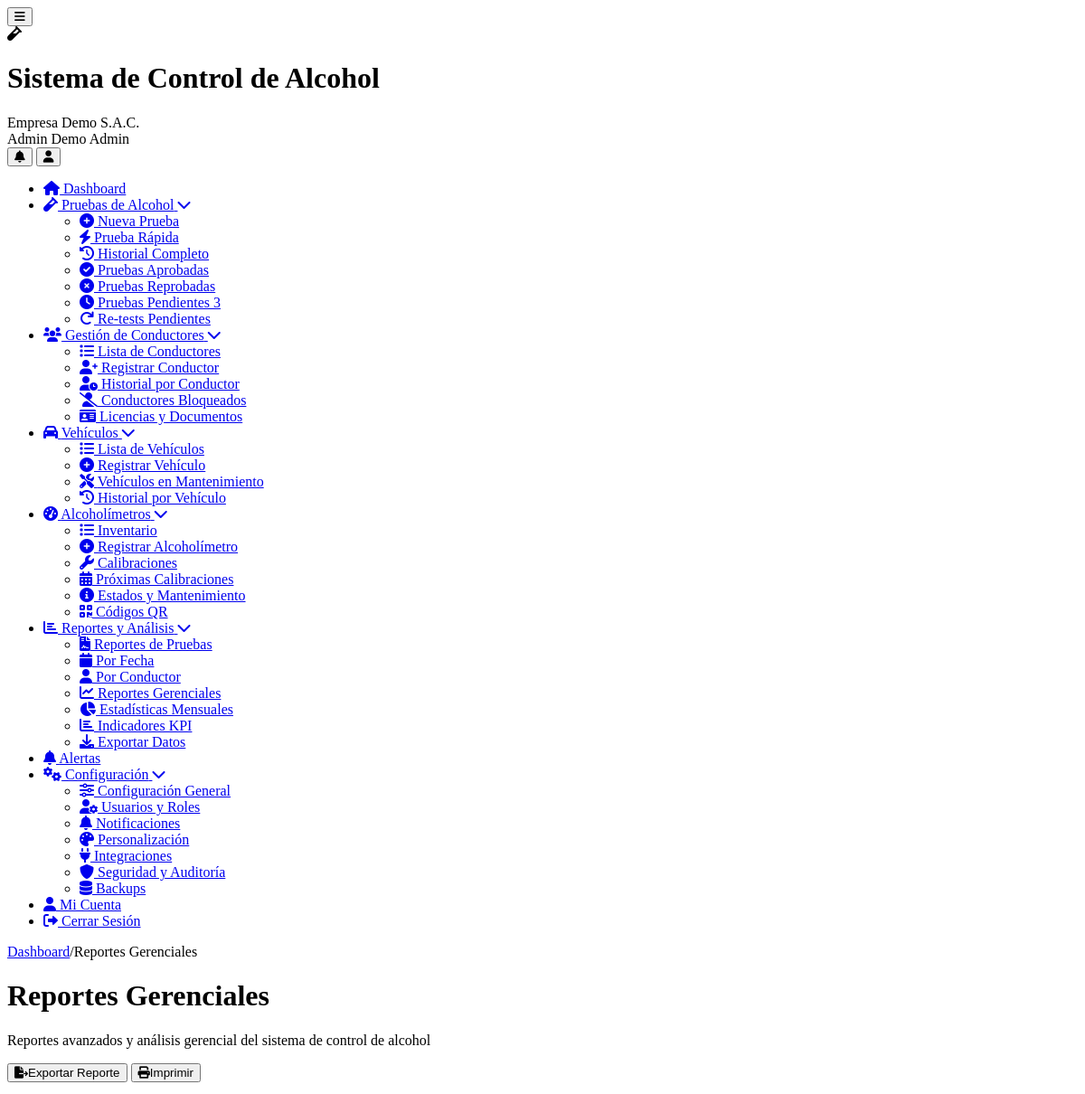
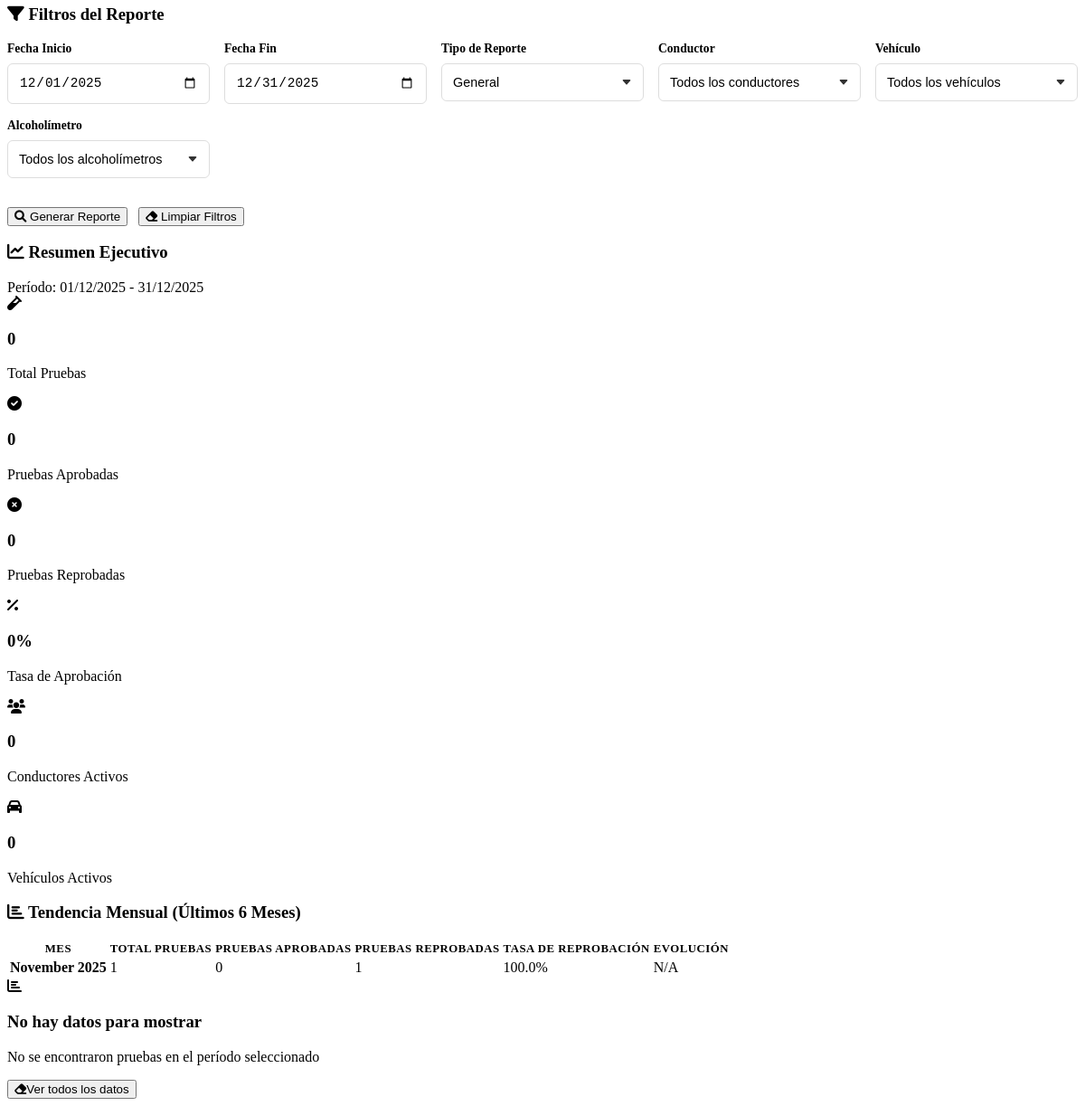
Screenshot of /reportes-gerenciales.php (signed in) with the database file from the repository (2 pictures, top to bottom).
### tables this page shows
CREATE TABLE `usuarios` (
  `id` int(11) NOT NULL,
  `cliente_id` int(11) DEFAULT NULL,
  `nombre` varchar(100) NOT NULL,
  `apellido` varchar(100) DEFAULT NULL,
  `email` varchar(255) NOT NULL,
  `password` varchar(255) NOT NULL,
  `telefono` varchar(20) DEFAULT NULL,
  `dni` varchar(15) DEFAULT NULL,
  `rol` enum('super_admin','admin','supervisor','operador','conductor','auditor') NOT NULL,
  `foto_perfil` varchar(255) DEFAULT NULL,
  `estado` tinyint(1) DEFAULT 1,
  `ultimo_login` timestamp NULL DEFAULT NULL,
  `token_recuperacion` varchar(100) DEFAULT NULL,
  `fecha_expiracion_token` datetime DEFAULT NULL,
  `intentos_login` int(11) DEFAULT 0,
  `bloqueado_hasta` datetime DEFAULT NULL,
  `fecha_creacion` timestamp NULL DEFAULT current_timestamp()
);

CREATE TABLE `clientes` (
  `id` int(11) NOT NULL,
  `nombre_empresa` varchar(255) NOT NULL,
  `ruc` varchar(20) NOT NULL,
  `direccion` text DEFAULT NULL,
  `telefono` varchar(20) DEFAULT NULL,
  `email_contacto` varchar(255) DEFAULT NULL,
  `plan_id` int(11) NOT NULL,
  `logo` varchar(255) DEFAULT NULL,
  `color_primario` varchar(7) DEFAULT '#2196F3',
  `color_secundario` varchar(7) DEFAULT '#1976D2',
  `fecha_registro` timestamp NULL DEFAULT current_timestamp(),
  `fecha_vencimiento` date DEFAULT NULL,
  `estado` enum('activo','inactivo','suspendido','prueba') DEFAULT 'prueba',
  `token_api` varchar(100) DEFAULT NULL,
  `modo_demo` tinyint(1) DEFAULT 1
);

### reportes-gerenciales.php (the view, shortened to what the rows shown need)
<?php
require_once __DIR__ . '/includes/Database.php';
$page_title = 'Reportes Gerenciales';
require_once __DIR__ . '/includes/header.php';
$db = new Database();
$cliente_id = $_SESSION['cliente_id'] ?? 0;
$tendencia_mensual = $db->fetchAll("
    SELECT
        DATE_FORMAT(fecha_prueba, '%Y-%m') as mes,
        COUNT(*) as total_pruebas,
        SUM(CASE WHEN resultado = 'aprobado' THEN 1 ELSE 0 END) as pruebas_aprobadas,
        SUM(CASE WHEN resultado = 'reprobado' THEN 1 ELSE 0 END) as pruebas_reprobadas,
        ROUND((SUM(CASE WHEN resultado = 'reprobado' THEN 1 ELSE 0 END) / COUNT(*)) * 100, 1) as tasa_reprobacion
    FROM pruebas
    WHERE cliente_id = ?
    AND fecha_prueba >= DATE_SUB(NOW(), INTERVAL 6 MONTH)
    GROUP BY DATE_FORMAT(fecha_prueba, '%Y-%m')
    ORDER BY mes DESC
    LIMIT 6
", [$cliente_id]);
?>
<div class="content-body">
    <div class="dashboard-header">
        <div class="welcome-section">
            <h1><?php echo $page_title; ?></h1>
        </div>
    </div>
    <?php if (!empty($tendencia_mensual)): ?>
    <div class="card">
        <div class="card-body">
            <div class="table-responsive">
                <table class="data-table">
                    <thead>
                        <tr>
                            <th>Mes</th>
                            <th>Total Pruebas</th>
                            <th>Pruebas Aprobadas</th>
                            <th>Pruebas Reprobadas</th>
                            <th>Tasa de Reprobación</th>
                            <th>Evolución</th>
                        </tr>
                    </thead>
                </table>
            </div>
        </div>
    </div>
    <?php endif; ?>
</div>
<?php
require_once __DIR__ . '/includes/footer.php';
?>

### includes/header.php (shortened to what the rows shown need)
<?php
$database = new Database();
$user_id = $_SESSION['user_id'] ?? null;
$user_query = $database->fetchOne("
    SELECT u.*, c.nombre_empresa, c.logo, c.color_primario, c.color_secundario, p.nombre_plan
    FROM usuarios u
    LEFT JOIN clientes c ON u.cliente_id = c.id
    LEFT JOIN planes p ON c.plan_id = p.id
    WHERE u.id = ?
", [$user_id]);
?>
<!DOCTYPE html>
<html lang="es">
<head>
	<link rel="stylesheet" href="<?php echo BASE_URL; ?>/assets/css/simple-style.css">
    <link rel="stylesheet" href="<?php echo BASE_URL; ?>/assets/css/responsive.css">
	<link rel="stylesheet" href="<?php echo BASE_URL; ?>/assets/css/dashboard-enhancements.css">
    <link href="https://cdnjs.cloudflare.com/ajax/libs/font-awesome/6.0.0/css/all.min.css" rel="stylesheet">
</head>
<body>
    <div class="app-container">
        <header class="app-header">
            <div class="header-content">
                <div class="brand-section">
                    <div class="brand-text">
                        <h1 class="app-name"><?php echo SITE_NAME; ?></h1>
                        <span class="client-name"><?php echo htmlspecialchars($user_query['nombre_empresa'] ?? 'Empresa'); ?></span>
                    </div>
                </div>
                <div class="user-menu">
                    <div class="user-info">
                        <span class="user-name"><?php echo htmlspecialchars(($user_query['nombre'] ?? 'Usuario') . ' ' . ($user_query['apellido'] ?? 'Sistema')); ?></span>
                        <span class="user-role"><?php echo ucfirst(str_replace('_', ' ', $user_query['rol'] ?? 'usuario')); ?></span>
                    </div>
                </div>
            </div>
        </header>
        <div class="main-content">
            <main class="content-area">
                <div class="content-body">

### rows the page displays
usuarios: cliente.nombre_empresa "Empresa Demo S.A.C.", nombre+apellido "Admin Demo", rol "Admin"

### other values shown
SITE_NAME "Sistema de Control de Alcohol"
$crumb "Dashboard"
$crumb "Reportes Gerenciales"
$page_title "Reportes Gerenciales"
$estadisticas_generales['total_pruebas'] "0"
$estadisticas_generales['pruebas_aprobadas'] "0"
$estadisticas_generales['pruebas_reprobadas'] "0"
$tasa_aprobacion "0"
$estadisticas_generales['conductores_activos'] "0"
$estadisticas_generales['vehiculos_activos'] "0"
$nombre_mes "November 2025"
$mes['total_pruebas'] "1"
$mes['pruebas_aprobadas'] "0"
$mes['pruebas_reprobadas'] "1"
$tasa_reprobacion "100.0"
